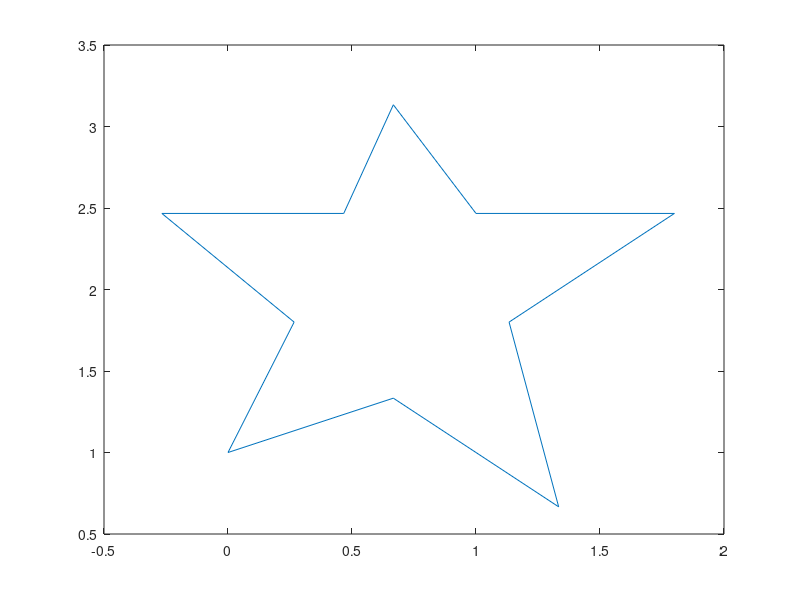

MATLAB code to generate this figure: (Note: this script raises an error after producing the figure.)
%5 point star

point1 = [0 0 1];
point2 = [0 1 2]/1.5; 
point3 = [0 2 1]/1.5;
point4 = [0 1.7 2.7]/1.5;
point5 = [0 2.7 3.7]/1.5;
point6 = [0 1.5 3.7]/1.5;
point7 = [0 1 4.7]/1.5;
point8 = [0 .7 3.7]/1.5;
point9 = [0 -.4, 3.7]/1.5;
point10 = [0 .4, 2.7]/1.5;
point11 = [0 0, 1];

points = [point1; point2; point3; point4; point5; point6; point7; point8; point9; point10; point11];

plot(points(:,2), points(:,3));


%side 1
[total_time, a0, a1, a2, a3, a4, a5] = line_ab_real(point1.', point2.');

fileID = fopen('startraj.txt', 'w');
fprintf(fileID,'\n'); 
fprintf(fileID, '%0.9f ',  total_time);
fprintf(fileID,'%0.9f ',a0, a1, a2, a3, a4, a5);
fclose(fileID);

%side 2
[total_time, a0, a1, a2, a3, a4, a5] = line_ab_real(point2.', point3.');

fileID = fopen('startraj.txt', 'a+');
fprintf(fileID, '\n%0.9f ',  total_time);
fprintf(fileID,'%0.9f ',a0, a1, a2, a3, a4, a5);
fclose(fileID);


%side 3
[total_time, a0, a1, a2, a3, a4, a5] = line_ab_real(point3.', point4.');

fileID = fopen('startraj.txt', 'a+');
fprintf(fileID, '\n%0.9f ',  total_time);
fprintf(fileID,'%0.9f ',a0, a1, a2, a3, a4, a5);
fclose(fileID);

%side 4
[total_time, a0, a1, a2, a3, a4, a5] = line_ab_real(point4.', point5.');

fileID = fopen('startraj.txt', 'a+');
fprintf(fileID, '\n%0.9f ',  total_time);
fprintf(fileID,'%0.9f ',a0, a1, a2, a3, a4, a5);
fclose(fileID);

%side 5
[total_time, a0, a1, a2, a3, a4, a5] = line_ab_real(point5.', point6.');

fileID = fopen('startraj.txt', 'a+');
fprintf(fileID, '\n%0.9f ',  total_time);
fprintf(fileID,'%0.9f ',a0, a1, a2, a3, a4, a5);
fclose(fileID);

%side 6
[total_time, a0, a1, a2, a3, a4, a5] = line_ab_real(point6.', point7.');

fileID = fopen('startraj.txt', 'a+');
fprintf(fileID, '\n%0.9f ',  total_time);
fprintf(fileID,'%0.9f ',a0, a1, a2, a3, a4, a5);
fclose(fileID);

%side 7
[total_time, a0, a1, a2, a3, a4, a5] = line_ab_real(point7.', point8.');

fileID = fopen('startraj.txt', 'a+');
fprintf(fileID, '\n%0.9f ',  total_time);
fprintf(fileID,'%0.9f ',a0, a1, a2, a3, a4, a5);
fclose(fileID);

%side 8
[total_time, a0, a1, a2, a3, a4, a5] = line_ab_real(point8.', point9.');

fileID = fopen('startraj.txt', 'a+');
fprintf(fileID, '\n%0.9f ',  total_time);
fprintf(fileID,'%0.9f ',a0, a1, a2, a3, a4, a5);
fclose(fileID);

%side 9
[total_time, a0, a1, a2, a3, a4, a5] = line_ab_real(point9.', point10.');

fileID = fopen('startraj.txt', 'a+');
fprintf(fileID, '\n%0.9f ',  total_time);
fprintf(fileID,'%0.9f ',a0, a1, a2, a3, a4, a5);
fclose(fileID);

%side 10
[total_time, a0, a1, a2, a3, a4, a5] = line_ab_real(point10.', point11.');

fileID = fopen('startraj.txt', 'a+');
fprintf(fileID, '\n%0.9f ',  total_time);
fprintf(fileID,'%0.9f ',a0, a1, a2, a3, a4, a5);
fclose(fileID);
